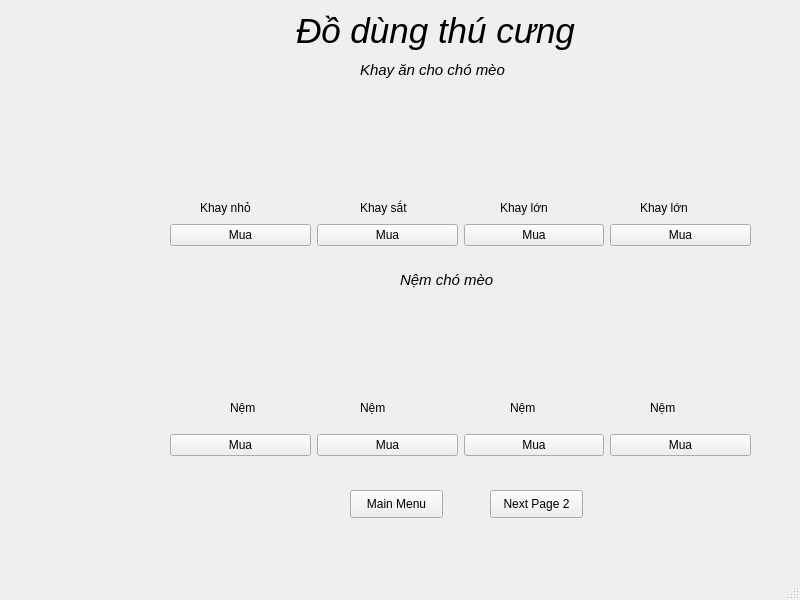
<?xml version="1.0" encoding="UTF-8"?>
<ui version="4.0">
 <class>MainWindow</class>
 <widget class="QMainWindow" name="MainWindow">
  <property name="geometry">
   <rect>
    <x>0</x>
    <y>0</y>
    <width>800</width>
    <height>600</height>
   </rect>
  </property>
  <property name="windowTitle">
   <string>MainWindow</string>
  </property>
  <widget class="QWidget" name="centralwidget">
   <widget class="QLabel" name="label">
    <property name="geometry">
     <rect>
      <x>0</x>
      <y>0</y>
      <width>151</width>
      <height>151</height>
     </rect>
    </property>
    <property name="styleSheet">
     <string notr="true">background-repeat: no-repeat;
background-position: center;
</string>
    </property>
    <property name="text">
     <string/>
    </property>
    <property name="pixmap">
     <pixmap resource="k.qrc">:/newPrefix/Downloads/spa.jpg</pixmap>
    </property>
    <property name="scaledContents">
     <bool>true</bool>
    </property>
   </widget>
   <widget class="QLabel" name="label_2">
    <property name="geometry">
     <rect>
      <x>180</x>
      <y>110</y>
      <width>101</width>
      <height>71</height>
     </rect>
    </property>
    <property name="text">
     <string/>
    </property>
    <property name="pixmap">
     <pixmap>../../../Downloads/tải xuống (16).jpeg</pixmap>
    </property>
    <property name="scaledContents">
     <bool>true</bool>
    </property>
   </widget>
   <widget class="QLabel" name="label_3">
    <property name="geometry">
     <rect>
      <x>620</x>
      <y>120</y>
      <width>111</width>
      <height>81</height>
     </rect>
    </property>
    <property name="text">
     <string/>
    </property>
    <property name="pixmap">
     <pixmap>../../../Downloads/tải xuống (13).jpeg</pixmap>
    </property>
    <property name="scaledContents">
     <bool>true</bool>
    </property>
   </widget>
   <widget class="QLabel" name="label_4">
    <property name="geometry">
     <rect>
      <x>350</x>
      <y>115</y>
      <width>81</width>
      <height>71</height>
     </rect>
    </property>
    <property name="text">
     <string/>
    </property>
    <property name="pixmap">
     <pixmap>../../../Downloads/tải xuống (15).jpeg</pixmap>
    </property>
    <property name="scaledContents">
     <bool>true</bool>
    </property>
   </widget>
   <widget class="QLabel" name="label_5">
    <property name="geometry">
     <rect>
      <x>490</x>
      <y>120</y>
      <width>91</width>
      <height>71</height>
     </rect>
    </property>
    <property name="text">
     <string/>
    </property>
    <property name="pixmap">
     <pixmap>../../../Downloads/tải xuống (14).jpeg</pixmap>
    </property>
    <property name="scaledContents">
     <bool>true</bool>
    </property>
   </widget>
   <widget class="QWidget" name="layoutWidget_3">
    <property name="geometry">
     <rect>
      <x>170</x>
      <y>220</y>
      <width>581</width>
      <height>30</height>
     </rect>
    </property>
    <layout class="QHBoxLayout" name="horizontalLayout">
     <item>
      <widget class="QPushButton" name="pushButton">
       <property name="text">
        <string>Mua</string>
       </property>
      </widget>
     </item>
     <item>
      <widget class="QPushButton" name="pushButton_2">
       <property name="text">
        <string>Mua</string>
       </property>
      </widget>
     </item>
     <item>
      <widget class="QPushButton" name="pushButton_3">
       <property name="text">
        <string>Mua</string>
       </property>
      </widget>
     </item>
     <item>
      <widget class="QPushButton" name="pushButton_4">
       <property name="text">
        <string>Mua</string>
       </property>
      </widget>
     </item>
    </layout>
   </widget>
   <widget class="QLabel" name="label_6">
    <property name="geometry">
     <rect>
      <x>200</x>
      <y>200</y>
      <width>55</width>
      <height>16</height>
     </rect>
    </property>
    <property name="text">
     <string>Khay nhỏ</string>
    </property>
   </widget>
   <widget class="QLabel" name="label_7">
    <property name="geometry">
     <rect>
      <x>360</x>
      <y>200</y>
      <width>55</width>
      <height>16</height>
     </rect>
    </property>
    <property name="text">
     <string>Khay sắt</string>
    </property>
   </widget>
   <widget class="QLabel" name="label_8">
    <property name="geometry">
     <rect>
      <x>500</x>
      <y>200</y>
      <width>55</width>
      <height>16</height>
     </rect>
    </property>
    <property name="text">
     <string>Khay lớn</string>
    </property>
   </widget>
   <widget class="QLabel" name="label_9">
    <property name="geometry">
     <rect>
      <x>640</x>
      <y>200</y>
      <width>55</width>
      <height>16</height>
     </rect>
    </property>
    <property name="text">
     <string>Khay lớn</string>
    </property>
   </widget>
   <widget class="QLabel" name="label_11">
    <property name="geometry">
     <rect>
      <x>360</x>
      <y>10</y>
      <width>181</width>
      <height>16</height>
     </rect>
    </property>
    <property name="text">
     <string/>
    </property>
   </widget>
   <widget class="QWidget" name="layoutWidget_4">
    <property name="geometry">
     <rect>
      <x>170</x>
      <y>430</y>
      <width>581</width>
      <height>30</height>
     </rect>
    </property>
    <layout class="QHBoxLayout" name="horizontalLayout_2">
     <item>
      <widget class="QPushButton" name="pushButton_5">
       <property name="text">
        <string>Mua</string>
       </property>
      </widget>
     </item>
     <item>
      <widget class="QPushButton" name="pushButton_6">
       <property name="text">
        <string>Mua</string>
       </property>
      </widget>
     </item>
     <item>
      <widget class="QPushButton" name="pushButton_7">
       <property name="text">
        <string>Mua</string>
       </property>
      </widget>
     </item>
     <item>
      <widget class="QPushButton" name="pushButton_8">
       <property name="text">
        <string>Mua</string>
       </property>
      </widget>
     </item>
    </layout>
   </widget>
   <widget class="QLabel" name="label_13">
    <property name="geometry">
     <rect>
      <x>230</x>
      <y>400</y>
      <width>111</width>
      <height>16</height>
     </rect>
    </property>
    <property name="text">
     <string>Nệm </string>
    </property>
   </widget>
   <widget class="QLabel" name="label_14">
    <property name="geometry">
     <rect>
      <x>650</x>
      <y>400</y>
      <width>91</width>
      <height>16</height>
     </rect>
    </property>
    <property name="text">
     <string>Nệm</string>
    </property>
   </widget>
   <widget class="QLabel" name="label_15">
    <property name="geometry">
     <rect>
      <x>510</x>
      <y>400</y>
      <width>121</width>
      <height>16</height>
     </rect>
    </property>
    <property name="text">
     <string>Nệm</string>
    </property>
   </widget>
   <widget class="QLabel" name="label_16">
    <property name="geometry">
     <rect>
      <x>360</x>
      <y>400</y>
      <width>101</width>
      <height>16</height>
     </rect>
    </property>
    <property name="text">
     <string>Nệm</string>
    </property>
   </widget>
   <widget class="QLabel" name="label_17">
    <property name="geometry">
     <rect>
      <x>340</x>
      <y>330</y>
      <width>91</width>
      <height>61</height>
     </rect>
    </property>
    <property name="text">
     <string/>
    </property>
    <property name="pixmap">
     <pixmap>../../../Downloads/tải xuống (19).jpeg</pixmap>
    </property>
    <property name="scaledContents">
     <bool>true</bool>
    </property>
   </widget>
   <widget class="QLabel" name="label_18">
    <property name="geometry">
     <rect>
      <x>630</x>
      <y>320</y>
      <width>101</width>
      <height>81</height>
     </rect>
    </property>
    <property name="text">
     <string/>
    </property>
    <property name="pixmap">
     <pixmap>../../../Downloads/tải xuống (17).jpeg</pixmap>
    </property>
    <property name="scaledContents">
     <bool>true</bool>
    </property>
   </widget>
   <widget class="QLabel" name="label_19">
    <property name="geometry">
     <rect>
      <x>190</x>
      <y>330</y>
      <width>91</width>
      <height>61</height>
     </rect>
    </property>
    <property name="text">
     <string/>
    </property>
    <property name="pixmap">
     <pixmap>../../../Downloads/tải xuống (20).jpeg</pixmap>
    </property>
    <property name="scaledContents">
     <bool>true</bool>
    </property>
   </widget>
   <widget class="QLabel" name="label_20">
    <property name="geometry">
     <rect>
      <x>480</x>
      <y>320</y>
      <width>101</width>
      <height>71</height>
     </rect>
    </property>
    <property name="text">
     <string/>
    </property>
    <property name="pixmap">
     <pixmap>../../../Downloads/tải xuống (18).jpeg</pixmap>
    </property>
    <property name="scaledContents">
     <bool>true</bool>
    </property>
   </widget>
   <widget class="QPushButton" name="pushButton_9">
    <property name="geometry">
     <rect>
      <x>490</x>
      <y>490</y>
      <width>93</width>
      <height>28</height>
     </rect>
    </property>
    <property name="text">
     <string>Next Page 2</string>
    </property>
   </widget>
   <widget class="QPushButton" name="pushButton_10">
    <property name="geometry">
     <rect>
      <x>350</x>
      <y>490</y>
      <width>93</width>
      <height>28</height>
     </rect>
    </property>
    <property name="text">
     <string>Main Menu</string>
    </property>
   </widget>
   <widget class="QLabel" name="label_21">
    <property name="geometry">
     <rect>
      <x>0</x>
      <y>-10</y>
      <width>811</width>
      <height>581</height>
     </rect>
    </property>
    <property name="text">
     <string/>
    </property>
    <property name="pixmap">
     <pixmap>../../../Downloads/blob-scene-haikei.png</pixmap>
    </property>
    <property name="scaledContents">
     <bool>true</bool>
    </property>
   </widget>
   <widget class="QPushButton" name="pushButton_11">
    <property name="geometry">
     <rect>
      <x>280</x>
      <y>10</y>
      <width>311</width>
      <height>41</height>
     </rect>
    </property>
    <property name="styleSheet">
     <string notr="true">border : none;
font-family: &quot;Times New Roman&quot;;
font-style: italic;
font-size: 35px;</string>
    </property>
    <property name="text">
     <string>Đồ dùng thú cưng</string>
    </property>
   </widget>
   <widget class="QLabel" name="label_22">
    <property name="geometry">
     <rect>
      <x>360</x>
      <y>60</y>
      <width>171</width>
      <height>20</height>
     </rect>
    </property>
    <property name="styleSheet">
     <string notr="true">border : none;
font-family: &quot;Times New Roman&quot;;
font-style: italic;
font-size: 15px;</string>
    </property>
    <property name="text">
     <string>Khay ăn cho chó mèo</string>
    </property>
   </widget>
   <widget class="QLabel" name="label_10">
    <property name="geometry">
     <rect>
      <x>400</x>
      <y>270</y>
      <width>121</width>
      <height>20</height>
     </rect>
    </property>
    <property name="styleSheet">
     <string notr="true">border : none;
font-family: &quot;Times New Roman&quot;;
font-style: italic;
font-size: 15px;</string>
    </property>
    <property name="text">
     <string>Nệm chó mèo</string>
    </property>
   </widget>
   <zorder>label_21</zorder>
   <zorder>label</zorder>
   <zorder>label_2</zorder>
   <zorder>label_3</zorder>
   <zorder>label_4</zorder>
   <zorder>label_5</zorder>
   <zorder>layoutWidget_3</zorder>
   <zorder>label_6</zorder>
   <zorder>label_7</zorder>
   <zorder>label_8</zorder>
   <zorder>label_9</zorder>
   <zorder>label_11</zorder>
   <zorder>layoutWidget_4</zorder>
   <zorder>label_13</zorder>
   <zorder>label_14</zorder>
   <zorder>label_15</zorder>
   <zorder>label_16</zorder>
   <zorder>label_17</zorder>
   <zorder>label_18</zorder>
   <zorder>label_19</zorder>
   <zorder>label_20</zorder>
   <zorder>pushButton_9</zorder>
   <zorder>pushButton_10</zorder>
   <zorder>pushButton_11</zorder>
   <zorder>label_22</zorder>
   <zorder>label_10</zorder>
  </widget>
  <widget class="QMenuBar" name="menubar">
   <property name="geometry">
    <rect>
     <x>0</x>
     <y>0</y>
     <width>800</width>
     <height>26</height>
    </rect>
   </property>
  </widget>
  <widget class="QStatusBar" name="statusbar"/>
 </widget>
 <resources>
  <include location="k.qrc"/>
 </resources>
 <connections/>
</ui>
